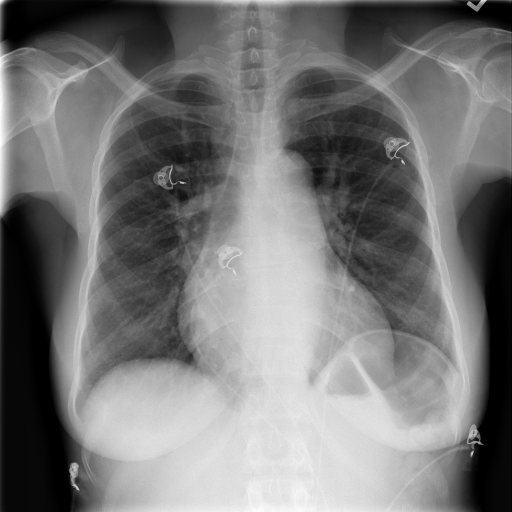
#> input picture sample_images/scan_0001056.png, 1024 x 1024 px (shown at 1/2 size); its folder holds 3 pictures in this run
$ python image_processing.py   (older library calls are emulated)
#> lines starting #> are read from the running program, lines starting #| are printed output that depends on the picture
# Image processing
import cv2
from skimage import exposure
import numpy as np
import pandas as pd
from tqdm import tqdm
from sklearn.preprocessing import OneHotEncoder
import matplotlib.pyplot as plt
import glob
from skimage import io

X_train_sk = [exposure.equalize_adapthist(io.imread(x,as_grey=True)) for x in glob.glob('/home/allen/hackerEarth/DL2/Code/sample_images/*.png')]
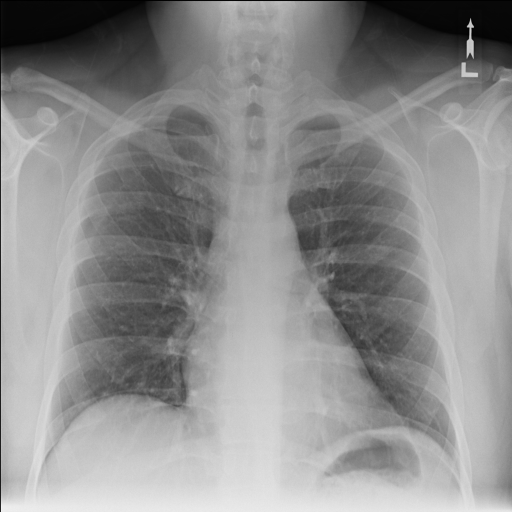
#> input picture sample_images/scan_0001642.png, 1024 x 1024 px (shown at 1/2 size)
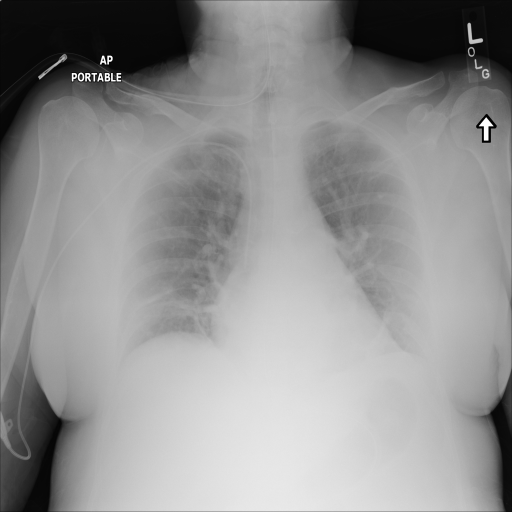
#> input picture sample_images/scan_0002392.png, 1024 x 1024 px (shown at 1/2 size)
#> X_train_sk = 3 items
#> (the run stopped early here; a loop or call above may not have finished)
